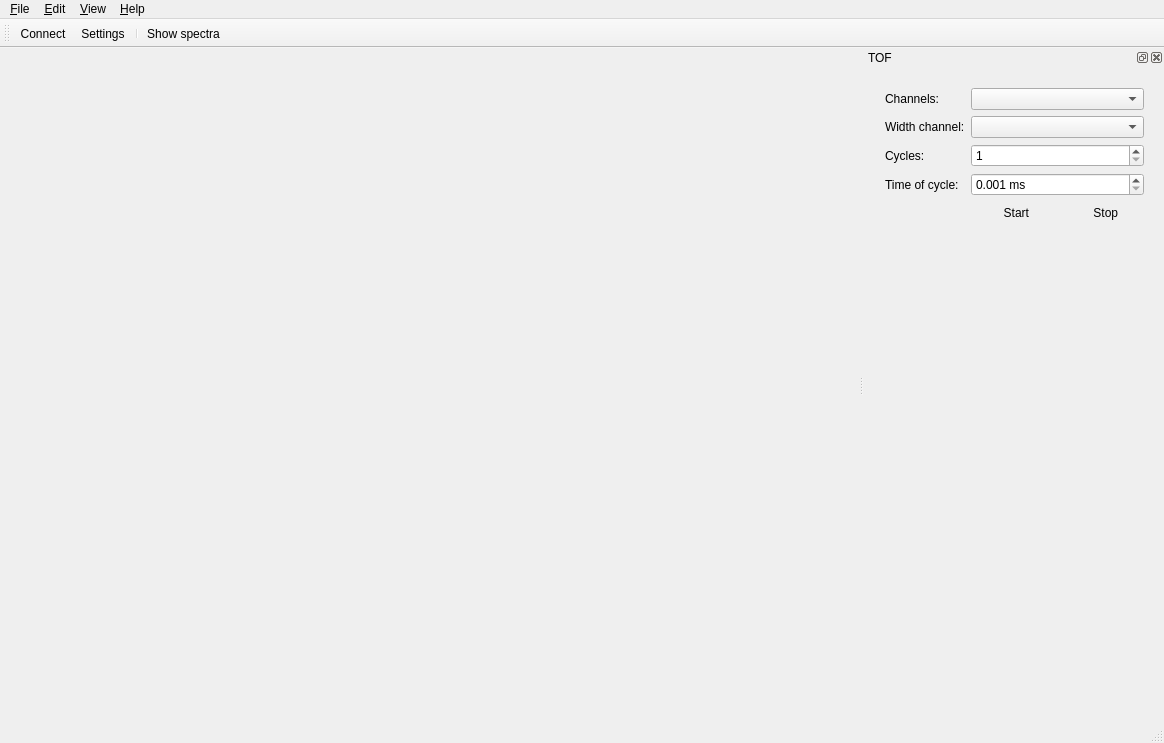
<?xml version="1.0" encoding="UTF-8"?>
<ui version="4.0">
 <class>MainWindow</class>
 <widget class="QMainWindow" name="MainWindow">
  <property name="geometry">
   <rect>
    <x>0</x>
    <y>0</y>
    <width>1164</width>
    <height>743</height>
   </rect>
  </property>
  <property name="mouseTracking">
   <bool>false</bool>
  </property>
  <property name="windowTitle">
   <string>MainWindow</string>
  </property>
  <property name="windowIcon">
   <iconset resource="resources.qrc">
    <normaloff>:/icon.png</normaloff>:/icon.png</iconset>
  </property>
  <widget class="QWidget" name="centralWidget"/>
  <widget class="QMenuBar" name="menuBar">
   <property name="geometry">
    <rect>
     <x>0</x>
     <y>0</y>
     <width>1164</width>
     <height>20</height>
    </rect>
   </property>
   <widget class="QMenu" name="menu_File">
    <property name="title">
     <string>&amp;File</string>
    </property>
    <addaction name="actionConnect"/>
    <addaction name="separator"/>
    <addaction name="action_Quit"/>
   </widget>
   <widget class="QMenu" name="menu_Edit">
    <property name="title">
     <string>&amp;Edit</string>
    </property>
    <addaction name="actionSettings"/>
   </widget>
   <widget class="QMenu" name="menu_Help">
    <property name="title">
     <string>&amp;Help</string>
    </property>
    <addaction name="actionDocumentation"/>
    <addaction name="actionAbout"/>
   </widget>
   <widget class="QMenu" name="menuView">
    <property name="title">
     <string>&amp;View</string>
    </property>
    <addaction name="actionSpectra"/>
    <addaction name="actionTOF"/>
   </widget>
   <addaction name="menu_File"/>
   <addaction name="menu_Edit"/>
   <addaction name="menuView"/>
   <addaction name="menu_Help"/>
  </widget>
  <widget class="QToolBar" name="mainToolBar">
   <property name="windowTitle">
    <string>Tool bar</string>
   </property>
   <attribute name="toolBarArea">
    <enum>TopToolBarArea</enum>
   </attribute>
   <attribute name="toolBarBreak">
    <bool>false</bool>
   </attribute>
   <addaction name="actionConnect"/>
   <addaction name="actionSettings"/>
   <addaction name="separator"/>
   <addaction name="actionSpectra"/>
  </widget>
  <widget class="QStatusBar" name="statusBar"/>
  <widget class="QDockWidget" name="dockWidgetTOF">
   <property name="minimumSize">
    <size>
     <width>300</width>
     <height>230</height>
    </size>
   </property>
   <property name="features">
    <set>QDockWidget::AllDockWidgetFeatures</set>
   </property>
   <property name="windowTitle">
    <string>TOF</string>
   </property>
   <attribute name="dockWidgetArea">
    <number>2</number>
   </attribute>
   <widget class="QWidget" name="dockWidgetContents_3">
    <widget class="QWidget" name="formLayoutWidget">
     <property name="geometry">
      <rect>
       <x>10</x>
       <y>10</y>
       <width>281</width>
       <height>521</height>
      </rect>
     </property>
     <layout class="QFormLayout" name="formLayoutTOF">
      <property name="formAlignment">
       <set>Qt::AlignLeading|Qt::AlignLeft|Qt::AlignTop</set>
      </property>
      <item row="0" column="0">
       <widget class="QLabel" name="label">
        <property name="text">
         <string>Channels:</string>
        </property>
       </widget>
      </item>
      <item row="0" column="1">
       <widget class="QComboBox" name="comboBoxChannelsTOF"/>
      </item>
      <item row="1" column="0">
       <widget class="QLabel" name="label_2">
        <property name="text">
         <string>Width channel:</string>
        </property>
       </widget>
      </item>
      <item row="1" column="1">
       <widget class="QComboBox" name="comboBoxWidthChannelTOF"/>
      </item>
      <item row="2" column="0">
       <widget class="QLabel" name="label_3">
        <property name="text">
         <string>Cycles:</string>
        </property>
       </widget>
      </item>
      <item row="2" column="1">
       <widget class="QSpinBox" name="spinBoxCyclesTOF">
        <property name="suffix">
         <string/>
        </property>
        <property name="prefix">
         <string/>
        </property>
        <property name="minimum">
         <number>1</number>
        </property>
        <property name="maximum">
         <number>999999999</number>
        </property>
       </widget>
      </item>
      <item row="3" column="0">
       <widget class="QLabel" name="label_4">
        <property name="text">
         <string>Time of cycle:</string>
        </property>
       </widget>
      </item>
      <item row="3" column="1">
       <widget class="QDoubleSpinBox" name="doubleSpinBoxTimeOfCycleTOF">
        <property name="prefix">
         <string/>
        </property>
        <property name="suffix">
         <string> ms</string>
        </property>
        <property name="decimals">
         <number>3</number>
        </property>
        <property name="minimum">
         <double>0.001000000000000</double>
        </property>
        <property name="maximum">
         <double>1000000.000000000000000</double>
        </property>
       </widget>
      </item>
      <item row="4" column="1">
       <layout class="QHBoxLayout" name="horizontalLayout">
        <item>
         <widget class="QPushButton" name="pushButtonTOFStart">
          <property name="text">
           <string>  Start</string>
          </property>
          <property name="icon">
           <iconset resource="resources.qrc">
            <normaloff>:/play.svg</normaloff>:/play.svg</iconset>
          </property>
          <property name="iconSize">
           <size>
            <width>20</width>
            <height>20</height>
           </size>
          </property>
          <property name="flat">
           <bool>true</bool>
          </property>
         </widget>
        </item>
        <item>
         <widget class="QPushButton" name="pushButtonTOFStop">
          <property name="text">
           <string>  Stop</string>
          </property>
          <property name="icon">
           <iconset resource="resources.qrc">
            <normaloff>:/stop.svg</normaloff>:/stop.svg</iconset>
          </property>
          <property name="iconSize">
           <size>
            <width>19</width>
            <height>19</height>
           </size>
          </property>
          <property name="flat">
           <bool>true</bool>
          </property>
         </widget>
        </item>
       </layout>
      </item>
     </layout>
    </widget>
   </widget>
  </widget>
  <action name="actionDocumentation">
   <property name="text">
    <string>Documentation</string>
   </property>
  </action>
  <action name="actionAbout">
   <property name="text">
    <string>About</string>
   </property>
  </action>
  <action name="actionSettings">
   <property name="icon">
    <iconset resource="resources.qrc">
     <normaloff>:/settings.svg</normaloff>:/settings.svg</iconset>
   </property>
   <property name="text">
    <string>Settings</string>
   </property>
  </action>
  <action name="action_Quit">
   <property name="icon">
    <iconset resource="resources.qrc">
     <normaloff>:/cancel.svg</normaloff>:/cancel.svg</iconset>
   </property>
   <property name="text">
    <string>&amp;Quit</string>
   </property>
  </action>
  <action name="actionSpectra">
   <property name="icon">
    <iconset resource="resources.qrc">
     <normaloff>:/graph.svg</normaloff>:/graph.svg</iconset>
   </property>
   <property name="text">
    <string>Show &amp;spectra</string>
   </property>
   <property name="toolTip">
    <string>Spectra</string>
   </property>
  </action>
  <action name="actionTOF">
   <property name="icon">
    <iconset resource="resources.qrc">
     <normaloff>:/alarm-clock.svg</normaloff>:/alarm-clock.svg</iconset>
   </property>
   <property name="text">
    <string>Show &amp;TOF</string>
   </property>
  </action>
  <action name="actionConnect">
   <property name="icon">
    <iconset resource="resources.qrc">
     <normaloff>:/connection.svg</normaloff>:/connection.svg</iconset>
   </property>
   <property name="text">
    <string>Connect</string>
   </property>
  </action>
 </widget>
 <layoutdefault spacing="6" margin="11"/>
 <resources>
  <include location="resources.qrc"/>
 </resources>
 <connections/>
</ui>
